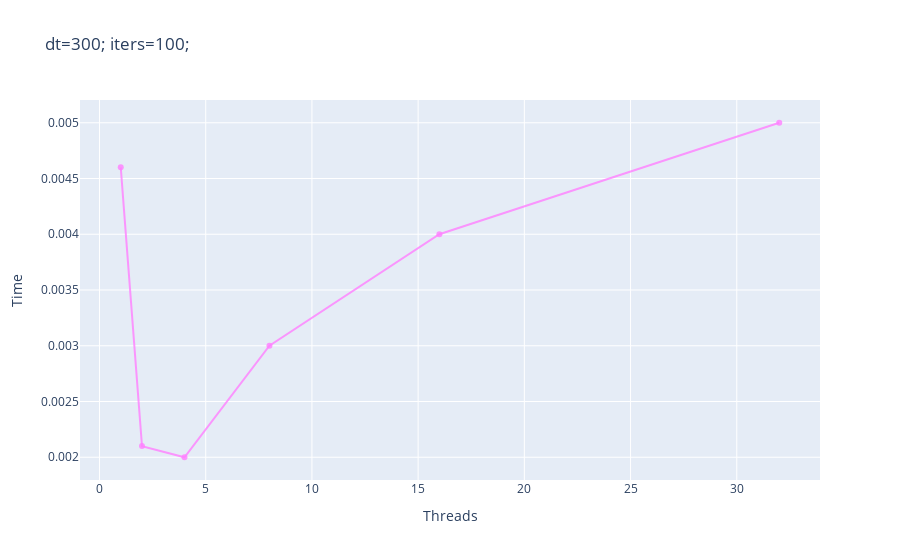
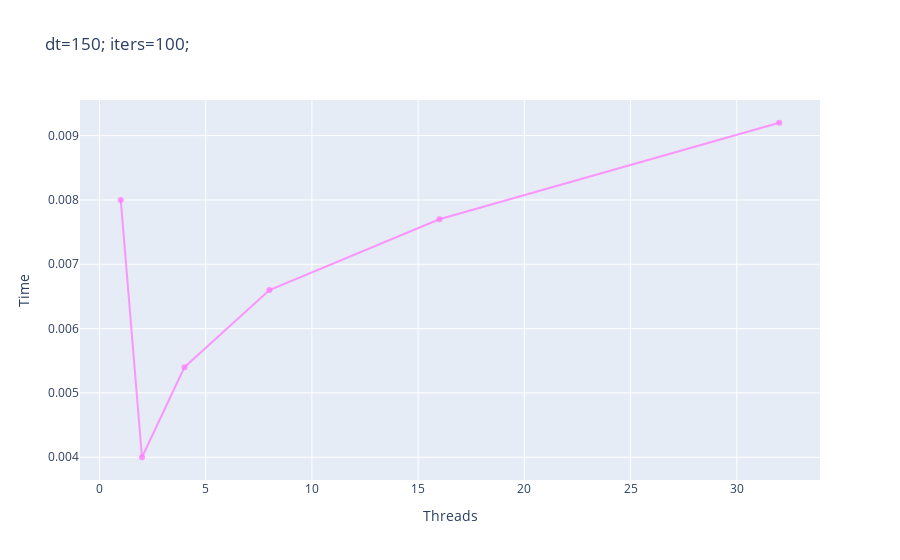
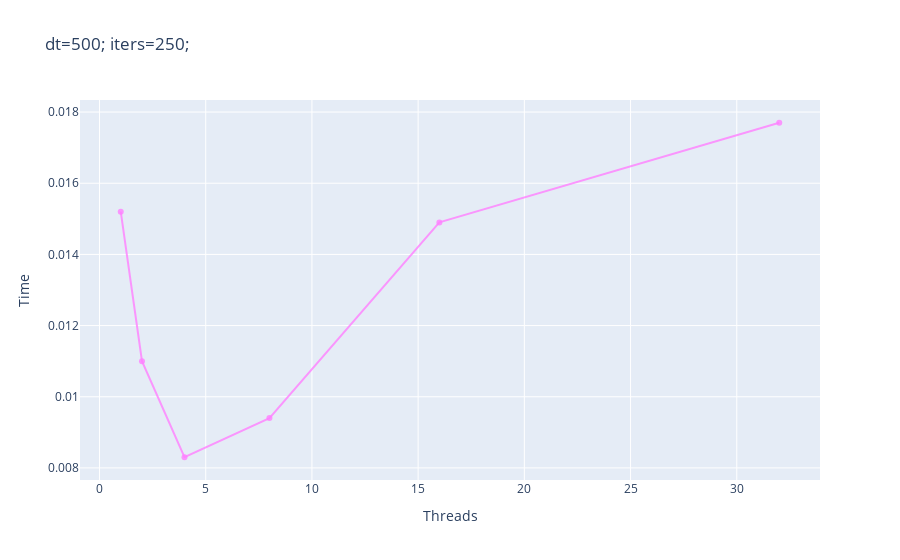

The cell these charts' notebook holds for them, in order:
### Code cell
for col in ['dt=300; iters=100;', 'dt=150; iters=100;', 'dt=500; iters=250;']:
    trace1 = go.Scatter(x = data_2p['threads'],
                        y = data_2p[col],
                        mode = "lines+markers",
                        name = f'{col}',
                        marker = dict(color = 'rgba(255, 128, 255, 0.8)')
                        )
    d = [trace1]
    layout = dict(title = f'{col}',
                xaxis = dict(title= 'Threads', ticklen= 5, zeroline= False),
                yaxis = dict(title= 'Time', ticklen= 5, zeroline= False))
    fig = dict(data = d, layout = layout)
    iplot(fig)

### Figure 1 — Plotly figure (JSON) as saved in the notebook; plotly's stock layout.template omitted (floating-point values rounded to 4 significant figures)
{"data": [{"marker": {"color": "rgba(255, 128, 255, 0.8)"}, "mode": "lines+markers", "name": "dt=300; iters=100;", "type": "scatter", "x": [1, 2, 4, 8, 16, 32], "y": [0.0046, 0.0021, 0.002, 0.003, 0.004, 0.005]}], "layout": {"title": {"text": "dt=300; iters=100;"}, "xaxis": {"ticklen": 5, "title": {"text": "Threads"}, "zeroline": false}, "yaxis": {"ticklen": 5, "title": {"text": "Time"}, "zeroline": false}}}

### Figure 2 — Plotly figure (JSON) as saved in the notebook; plotly's stock layout.template omitted (floating-point values rounded to 4 significant figures)
{"data": [{"marker": {"color": "rgba(255, 128, 255, 0.8)"}, "mode": "lines+markers", "name": "dt=150; iters=100;", "type": "scatter", "x": [1, 2, 4, 8, 16, 32], "y": [0.008, 0.004, 0.0054, 0.0066, 0.0077, 0.0092]}], "layout": {"title": {"text": "dt=150; iters=100;"}, "xaxis": {"ticklen": 5, "title": {"text": "Threads"}, "zeroline": false}, "yaxis": {"ticklen": 5, "title": {"text": "Time"}, "zeroline": false}}}

### Figure 3 — Plotly figure (JSON) as saved in the notebook; plotly's stock layout.template omitted (floating-point values rounded to 4 significant figures)
{"data": [{"marker": {"color": "rgba(255, 128, 255, 0.8)"}, "mode": "lines+markers", "name": "dt=500; iters=250;", "type": "scatter", "x": [1, 2, 4, 8, 16, 32], "y": [0.0152, 0.011, 0.0083, 0.0094, 0.0149, 0.0177]}], "layout": {"title": {"text": "dt=500; iters=250;"}, "xaxis": {"ticklen": 5, "title": {"text": "Threads"}, "zeroline": false}, "yaxis": {"ticklen": 5, "title": {"text": "Time"}, "zeroline": false}}}
